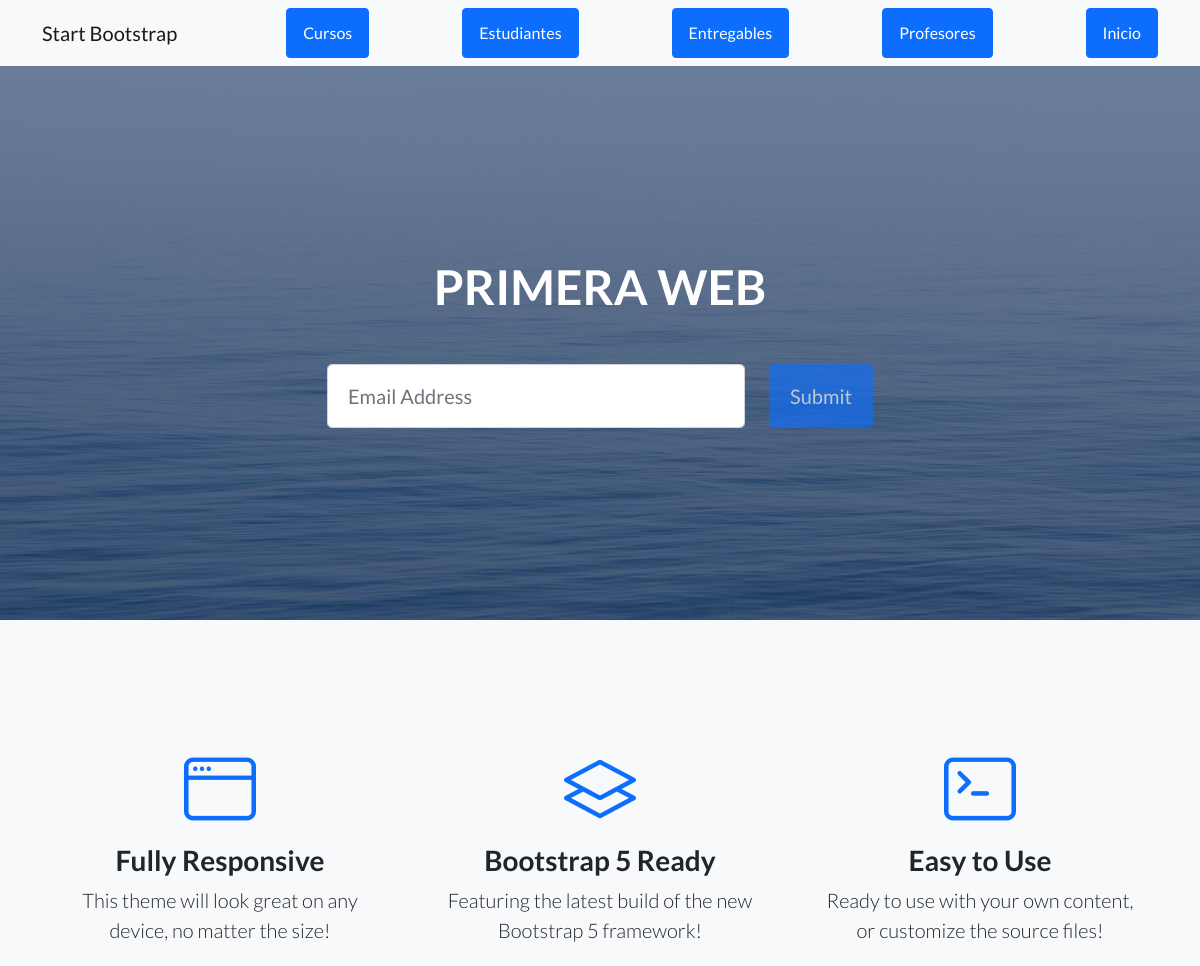
The app's page /AppCoder/estudiante/list/ (upper part), older data.
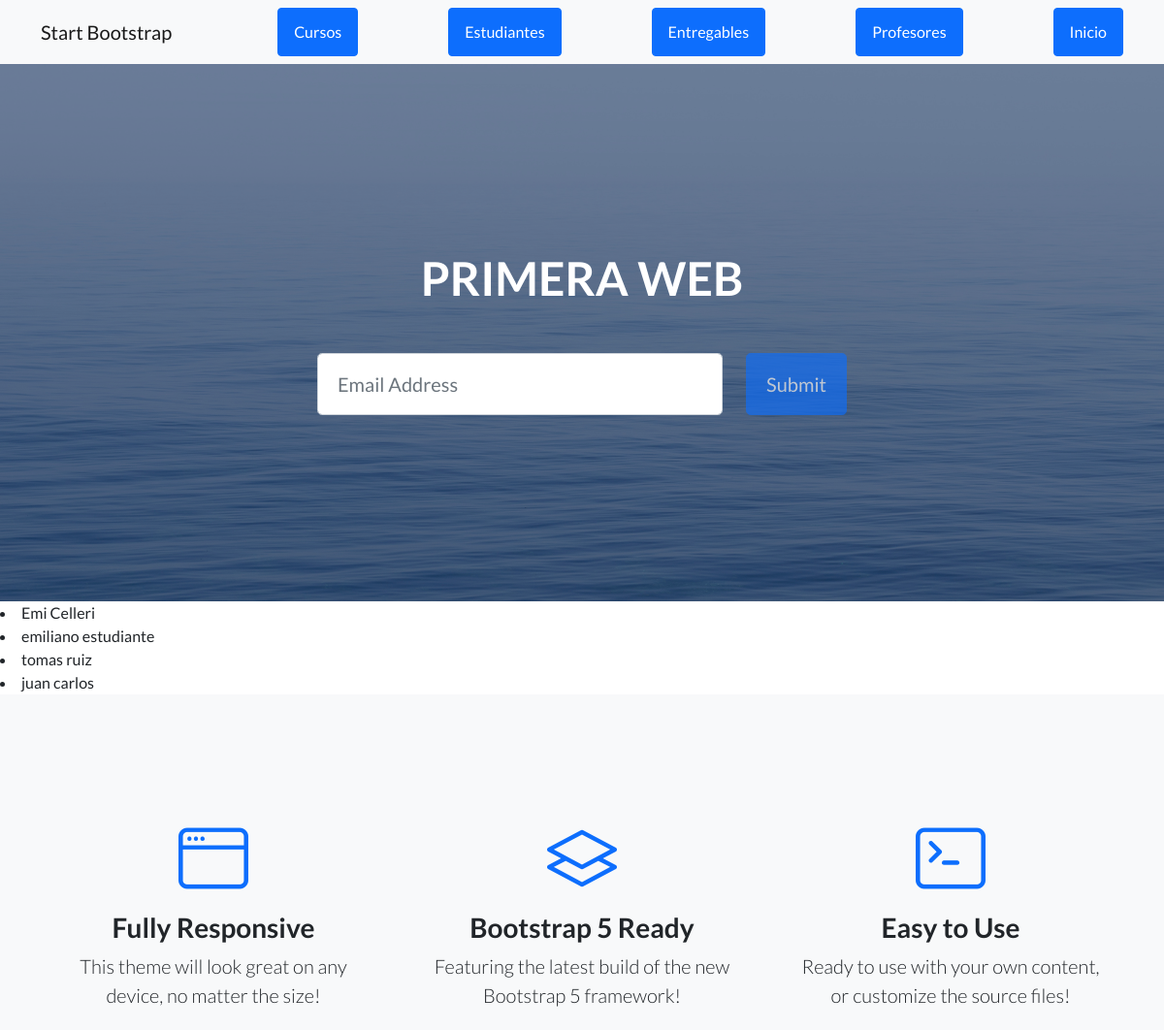
The same page, newer data.
### AppCoder/models.py (models this page shows)
class Estudiante(models.Model):
    nombre= models.CharField(max_length=50)
    apellido= models.CharField(max_length=50)
    email= models.EmailField()
    def __str__(self):
        return self.nombre+" "+str(self.apellido)

### AppCoder/views.py (the view)
# urls.py: path('estudiante/list/', EstudianteList.as_view(), name='estudiante_listar'),
class EstudianteList(ListView, LoginRequiredMixin):
    model = Estudiante
    template_name="Appcoder/estudiantes_list.html"

### AppCoder/templates/AppCoder/estudiantes_list.html
{% extends "AppCoder/padre.html" %}
{% load static %}
{% block contenido_que_cambia %}
{% for estudiante in object_list %}
    <li>{{estudiante}}</li>
{% endfor %}
{% endblock %}

### AppCoder/templates/AppCoder/padre.html (shortened to what this page needs)
<!DOCTYPE html>
<html lang="en">
    <head>
        {% load static %}
        <link href="https://cdn.jsdelivr.net/npm/bootstrap-icons@1.5.0/font/bootstrap-icons.css" rel="stylesheet" type="text/css" />
        <link href="{% static 'AppCoder/css/styles.css' %}" rel="stylesheet" />
    </head>
    <body>
        <nav class="navbar navbar-light bg-light static-top">
            <div class="container">
                <a class="navbar-brand" href="#!">Start Bootstrap</a>
                <a class="btn btn-primary" href="{% url 'Cursos' %}">Cursos</a>
                <a class="btn btn-primary" href="{% url 'Estudiantes' %}">Estudiantes</a>
                <a class="btn btn-primary" href="{% url 'Entregables' %}">Entregables</a>
                <a class="btn btn-primary" href="{% url 'Profesores' %}">Profesores</a>
                <a class="btn btn-primary" href="{% url 'Inicio' %}">Inicio</a>
            </div>
        </nav>
        <header class="masthead">
            <div class="container position-relative">
                <div class="row justify-content-center">
                    <div class="col-xl-6">
                        <div class="text-center text-white">
                            <h1 class="mb-5">PRIMERA WEB</h1>
                            <form class="form-subscribe" id="contactForm" data-sb-form-api-token="API_TOKEN">
                                <div class="row">
                                    <div class="col">
                                        <input class="form-control form-control-lg" id="emailAddress" type="email" placeholder="Email Address" data-sb-validations="required,email" />
                                    </div>
                                    <div class="col-auto"><button class="btn btn-primary btn-lg disabled" id="submitButton" type="submit">Submit</button></div>
                                </div>
                            </form>
                        </div>
                    </div>
                </div>
            </div>
        </header>
        {% block contenido_que_cambia %}
        {% endblock %}
        <section class="features-icons bg-light text-center">
            <div class="container">
                <div class="row">
                    <div class="col-lg-4">
                        <div class="features-icons-item mx-auto mb-5 mb-lg-0 mb-lg-3">
                            <div class="features-icons-icon d-flex"><i class="bi-window m-auto text-primary"></i></div>
                            <h3>Fully Responsive</h3>
                            <p class="lead mb-0">This theme will look great on any device, no matter the size!</p>
                        </div>
                    </div>
                    <div class="col-lg-4">
                        <div class="features-icons-item mx-auto mb-5 mb-lg-0 mb-lg-3">
                            <div class="features-icons-icon d-flex"><i class="bi-layers m-auto text-primary"></i></div>
                            <h3>Bootstrap 5 Ready</h3>
                            <p class="lead mb-0">Featuring the latest build of the new Bootstrap 5 framework!</p>
                        </div>
                    </div>
                    <div class="col-lg-4">
                        <div class="features-icons-item mx-auto mb-0 mb-lg-3">
                            <div class="features-icons-icon d-flex"><i class="bi-terminal m-auto text-primary"></i></div>
                            <h3>Easy to Use</h3>
                            <p class="lead mb-0">Ready to use with your own content, or customize the source files!</p>
                        </div>
                    </div>
                </div>
            </div>
        </section>
    </body>
</html>

Row changes from the older to the newer data that the page shows:
added Estudiante: nombre+apellido "Emi Celleri"
added Estudiante: nombre+apellido "emiliano estudiante"
added Estudiante: nombre+apellido "tomas ruiz"
added Estudiante: nombre+apellido "juan carlos"
